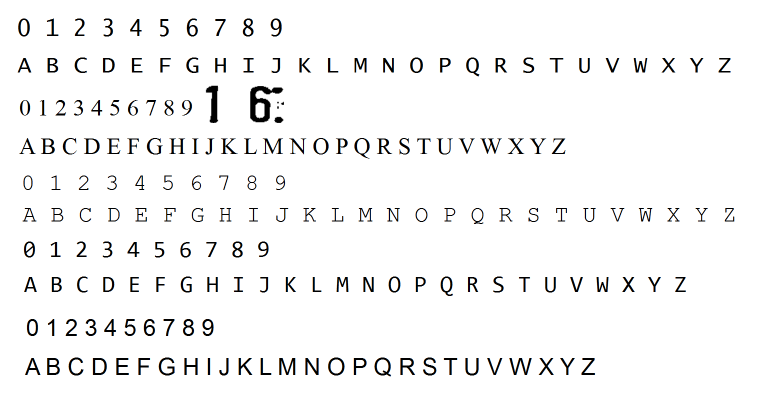
//> input picture ANPR/Data/GenerateData/GenerateData/training_chars.png, 1516 x 788 px (shown at 1/2 size)
$ ./GenerateData   (built with g++ and OpenCV 4)
//> lines starting //> are read from the running program, lines starting //| are printed output that depends on the picture; after the words box and inside, x2 and y2 are one past the last pixel; in counts of white or black regions, pixels touching at a corner belong together
#include<opencv2/core/core.hpp>
#include<opencv2/highgui/highgui.hpp>
#include<opencv2/imgproc/imgproc.hpp>
#include<opencv2/ml/ml.hpp>
#include<iostream>
#include<vector>

const int MIN_CONTOUR_AREA = 100;

const int RESIZED_IMAGE_WIDTH = 20;
const int RESIZED_IMAGE_HEIGHT = 30;

int main() {

    cv::Mat imgTrainingNumbers;         // input image
    cv::Mat imgGrayscale;               //
    cv::Mat imgBlurred;                 //
    cv::Mat imgThresh;                  //
    cv::Mat imgThreshCopy;              //

    std::vector<std::vector<cv::Point> > ptContours;
    std::vector<cv::Vec4i> v4iHierarchy;

    cv::Mat matClassificationInts;


    cv::Mat matTrainingImagesAsFlattenedFloats;

    std::vector<int> intValidChars = { '0', '1', '2', '3', '4', '5', '6', '7', '8', '9',
        'A', 'B', 'C', 'D', 'E', 'F', 'G', 'H', 'I', 'J',
        'K', 'L', 'M', 'N', 'O', 'P', 'Q', 'R', 'S', 'T',
        'U', 'V', 'W', 'X', 'Y', 'Z' };

    imgTrainingNumbers = cv::imread("training_chars.png");          // doc anh du lieu train
//> imgTrainingNumbers is the input picture: 788 rows x 1516 cols, CV_8UC3; mean B, G, R 244.5, 244.5, 244.5

    if (imgTrainingNumbers.empty()) {
        std::cout << "error: image not read from file\n\n";
        return(0);
    }

    cv::cvtColor(imgTrainingNumbers, imgGrayscale, CV_BGR2GRAY);        // chuyen anh sang anh xam

    cv::GaussianBlur(imgGrayscale,              // input image
        imgBlurred,                             // output image
        cv::Size(5, 5),                         // lam min anh
        0);
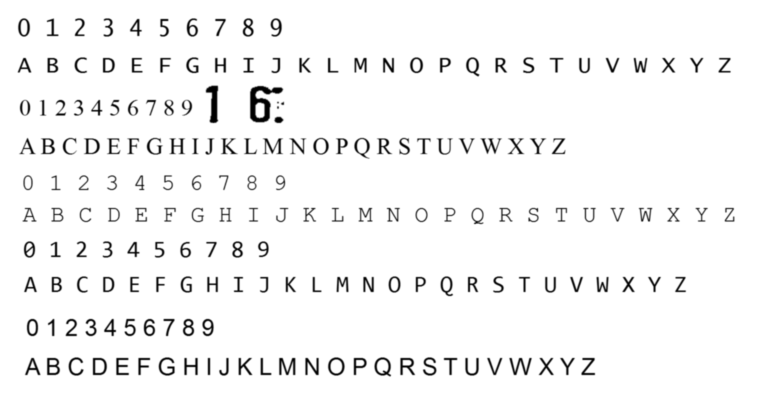
//> imgBlurred: 788 rows x 1516 cols, CV_8UC1 (shown at 1/2 size); min 0, max 255, mean 244.5


    cv::adaptiveThreshold(imgBlurred,           // input image
        imgThresh,                              // output image
        255,
        cv::ADAPTIVE_THRESH_GAUSSIAN_C,         // gaussian giup cai thien do chinh xac
        cv::THRESH_BINARY_INV,
        11,
        2);
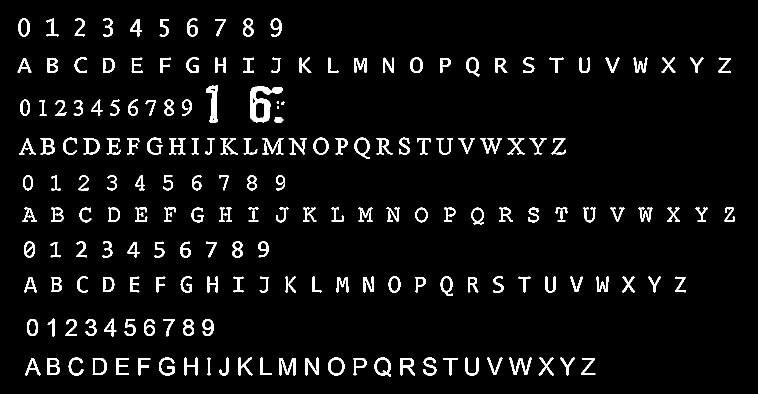
//> imgThresh: 788 rows x 1516 cols, CV_8UC1 (shown at 1/2 size); 4.8% white; 186 white regions (1 under 20 px)

    cv::imshow("imgThresh", imgThresh);         //HT choi choi :v

    imgThreshCopy = imgThresh.clone();          //copy lai ban goc vi qua trinh tim contour se thay doi anh goc

    cv::findContours(imgThreshCopy,             // input image
        ptContours,                             // output contours
        v4iHierarchy,
        cv::RETR_EXTERNAL,
        cv::CHAIN_APPROX_SIMPLE);
//> ptContours = 186 contours, 2 with area under 20; largest, box (x1, y1, x2, y2) and area: (500, 172, 566, 245) 2362, (749, 715, 782, 753) 918, (656, 715, 689, 751) 908, (412, 171, 436, 246) 898, (709, 275, 740, 318) 817; v4iHierarchy = 186 items, first 8: [1, -1, -1, -1], [2, 0, -1, -1], [3, 1, -1, -1], [4, 2, -1, -1], [5, 3, -1, -1], [6, 4, -1, -1], [7, 5, -1, -1], [8, 6, -1, -1]

    for (int i = 0; i < ptContours.size(); i++) {
        if (cv::contourArea(ptContours[i]) > MIN_CONTOUR_AREA) {                // if contour thoa dkien define
            cv::Rect boundingRect = cv::boundingRect(ptContours[i]);                // lay bien

            cv::rectangle(imgTrainingNumbers, boundingRect, cv::Scalar(0, 0, 255), 2);      // ve duong bao xung quanh

            cv::Mat matROI = imgThresh(boundingRect);           // ROI ne

            cv::Mat matROIResized;
            cv::resize(matROI, matROIResized, cv::Size(RESIZED_IMAGE_WIDTH, RESIZED_IMAGE_HEIGHT));

            cv::imshow("matROI", matROI);                               // hien thi ky tu de nhan dien

            int intChar = cv::waitKey(0);           // nahp ket qua

            if (intChar == 27) {        // neu nhan esc
                return(0);
            }
            else if (std::find(intValidChars.begin(), intValidChars.end(), intChar) != intValidChars.end()) {    //neu ky tu nam trong mang cho phep

                matClassificationInts.push_back(intChar);       //bo kq vao mang

                cv::Mat matImageFloat;
                matROIResized.convertTo(matImageFloat, CV_32FC1);

                cv::Mat matImageFlattenedFloat = matImageFloat.reshape(1, 1);       // flatten

                matTrainingImagesAsFlattenedFloats.push_back(matImageFlattenedFloat);

            }
        }
    }
//> this loop made 186 passes; the space key is pressed
//> boundingRect on passes 1 to 12: Rect(1163, 716, 28, 34), Rect(887, 716, 28, 35), Rect(800, 716, 30, 35), Rect(707, 716, 26, 35), Rect(558, 716, 33, 35), Rect(276, 716, 25, 35), Rect(232, 716, 26, 34), Rect(185, 716, 29, 34), Rect(94, 716, 26, 34), Rect(50, 716, 31, 35), Rect(1120, 715, 30, 36), Rect(1077, 715, 31, 36)
//> pass 1, `cv::Mat matROI = imgThresh(boundingRect);`:
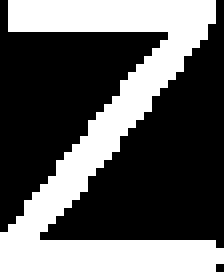
//> matROI: 34 rows x 28 cols, CV_8UC1 (shown 8 times larger); 37.3% white; 1 white region, box (x1, y1, x2, y2) and area: (0, 0, 28, 34) 355
//> pass 1, `cv::resize(matROI, matROIResized, cv::Size(RESIZED_IMAGE_WIDTH, RESIZE..`:
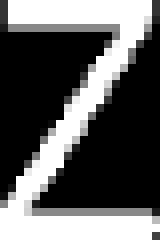
//> matROIResized: 30 rows x 20 cols, CV_8UC1 (shown 8 times larger); min 0, max 255, mean 95
//> pass 2, `cv::Mat matROI = imgThresh(boundingRect);`:
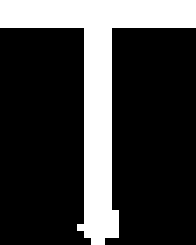
//> matROI: 35 rows x 28 cols, CV_8UC1 (shown 7 times larger); 24.4% white; 1 white region, box (x1, y1, x2, y2) and area: (0, 0, 28, 35) 239
//> pass 2, `cv::resize(matROI, matROIResized, cv::Size(RESIZED_IMAGE_WIDTH, RESIZE..`:
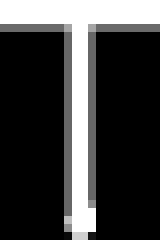
//> matROIResized: 30 rows x 20 cols, CV_8UC1 (shown 8 times larger); min 0, max 255, mean 61.3
//> after the loop:
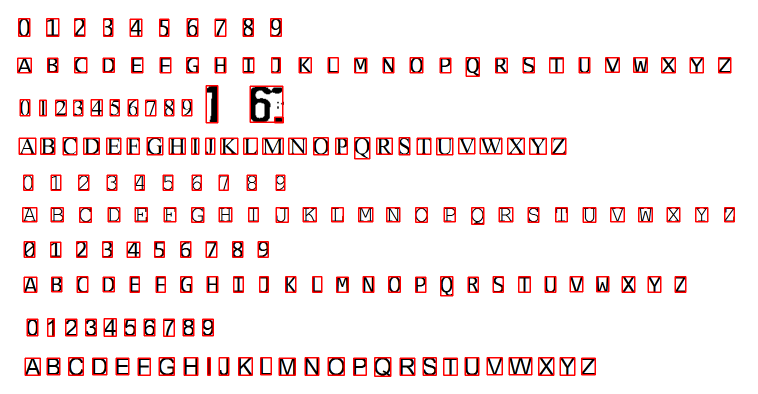
//> imgTrainingNumbers: 788 rows x 1516 cols, CV_8UC3 (shown at 1/2 size); 5.05% of pixels changed, all inside (x1, y1, x2, y2) = (34, 36, 1470, 754)

    std::cout << "training complete\n\n";


    cv::FileStorage fsClassifications("classifications.xml", cv::FileStorage::WRITE);           // mo file de ghi kq nek

    if (fsClassifications.isOpened() == false) {
        std::cout << "error, unable to open training classifications file, exiting program\n\n";
        return(0);
    }

    fsClassifications << "classifications" << matClassificationInts;        // ghi ket qua
    fsClassifications.release();


    cv::FileStorage fsTrainingImages("images.xml", cv::FileStorage::WRITE);         //luu lai anh train

    if (fsTrainingImages.isOpened() == false) {
        std::cout << "error, unable to open training images file, exiting program\n\n";
        return(0);
    }

    fsTrainingImages << "images" << matTrainingImagesAsFlattenedFloats;
    fsTrainingImages.release();
	system("pause");
    return(0);
}
